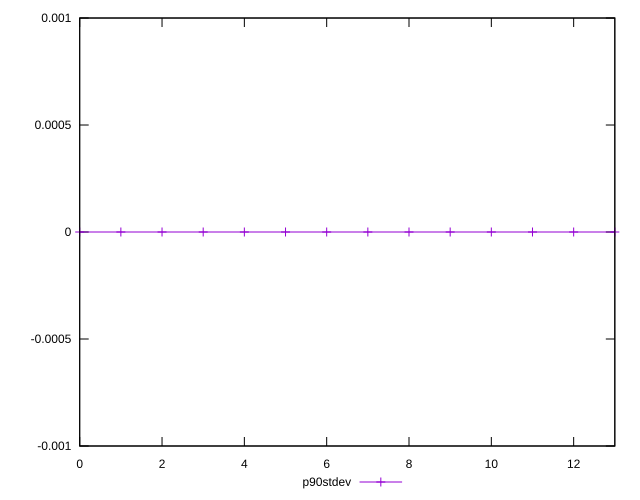

This chart was generated by the following gnuplot code:
reset

$p90Stdev <<EOF
0 0
1 0
2 0
3 0
4 0
5 0
6 0
7 0
8 0
9 0
10 0
11 0
12 0
13 0
EOF

set key outside below
set xrange [0:13]
set yrange [-0.001:0.001]
set trange [-0.001:0.001]
set terminal svg size 640, 500 enhanced background rgb 'white'
set output "reprap/efficient-animated-content/progression/stddev.svg"

plot $p90Stdev title "p90stdev" with linespoints

reset
